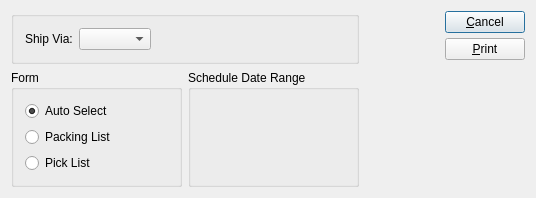
<?xml version="1.0" encoding="UTF-8"?>
<ui version="4.0">
 <comment>This file is part of the xTuple ERP: PostBooks Edition, a free and
open source Enterprise Resource Planning software suite,
Copyright (c) 1999-2011 by OpenMFG LLC, d/b/a xTuple.
It is licensed to you under the Common Public Attribution License
version 1.0, the full text of which (including xTuple-specific Exhibits)
is available at www.xtuple.com/CPAL.  By using this software, you agree
to be bound by its terms.</comment>
 <class>printPackingListBatchByShipvia</class>
 <widget class="QDialog" name="printPackingListBatchByShipvia">
  <property name="geometry">
   <rect>
    <x>0</x>
    <y>0</y>
    <width>536</width>
    <height>187</height>
   </rect>
  </property>
  <property name="windowTitle">
   <string>Print Packing List Batch by Ship Via</string>
  </property>
  <layout class="QGridLayout" name="gridLayout_5">
   <item row="0" column="0">
    <layout class="QGridLayout" name="gridLayout_4">
     <item row="0" column="0" colspan="2">
      <widget class="QGroupBox" name="_shipviaGroup">
       <property name="title">
        <string/>
       </property>
       <layout class="QGridLayout" name="gridLayout">
        <item row="0" column="0">
         <widget class="QLabel" name="_shipviaLit">
          <property name="text">
           <string>Ship Via:</string>
          </property>
         </widget>
        </item>
        <item row="0" column="1">
         <widget class="XComboBox" name="_shipvia"/>
        </item>
        <item row="0" column="2">
         <spacer name="spacer1">
          <property name="orientation">
           <enum>Qt::Horizontal</enum>
          </property>
          <property name="sizeType">
           <enum>QSizePolicy::MinimumExpanding</enum>
          </property>
          <property name="sizeHint" stdset="0">
           <size>
            <width>194</width>
            <height>18</height>
           </size>
          </property>
         </spacer>
        </item>
       </layout>
      </widget>
     </item>
     <item row="0" column="3" rowspan="2">
      <layout class="QVBoxLayout">
       <property name="spacing">
        <number>0</number>
       </property>
       <item>
        <layout class="QVBoxLayout">
         <property name="spacing">
          <number>5</number>
         </property>
         <item>
          <widget class="QPushButton" name="_cancel">
           <property name="text">
            <string>&amp;Cancel</string>
           </property>
          </widget>
         </item>
         <item>
          <widget class="QPushButton" name="_print">
           <property name="text">
            <string>&amp;Print</string>
           </property>
          </widget>
         </item>
        </layout>
       </item>
       <item>
        <spacer name="spacer3">
         <property name="orientation">
          <enum>Qt::Vertical</enum>
         </property>
         <property name="sizeType">
          <enum>QSizePolicy::Expanding</enum>
         </property>
         <property name="sizeHint" stdset="0">
          <size>
           <width>20</width>
           <height>40</height>
          </size>
         </property>
        </spacer>
       </item>
      </layout>
     </item>
     <item row="1" column="0">
      <widget class="QGroupBox" name="_formGroup">
       <property name="title">
        <string>Form</string>
       </property>
       <layout class="QGridLayout" name="gridLayout_2">
        <item row="0" column="0">
         <layout class="QVBoxLayout" name="verticalLayout">
          <item>
           <widget class="QRadioButton" name="_auto">
            <property name="text">
             <string>Auto Select</string>
            </property>
            <property name="checked">
             <bool>true</bool>
            </property>
           </widget>
          </item>
          <item>
           <widget class="QRadioButton" name="_pack">
            <property name="text">
             <string>Packing List</string>
            </property>
           </widget>
          </item>
          <item>
           <widget class="QRadioButton" name="_pick">
            <property name="text">
             <string>Pick List</string>
            </property>
            <property name="checked">
             <bool>false</bool>
            </property>
           </widget>
          </item>
         </layout>
        </item>
       </layout>
      </widget>
     </item>
     <item row="1" column="1">
      <widget class="QGroupBox" name="_dateGroup">
       <property name="title">
        <string>Schedule Date Range</string>
       </property>
       <layout class="QGridLayout" name="gridLayout_3">
        <item row="0" column="0">
         <widget class="DateCluster" name="_dates">
          <property name="focusPolicy">
           <enum>Qt::StrongFocus</enum>
          </property>
         </widget>
        </item>
       </layout>
      </widget>
     </item>
     <item row="1" column="2">
      <spacer name="horizontalSpacer">
       <property name="orientation">
        <enum>Qt::Horizontal</enum>
       </property>
       <property name="sizeHint" stdset="0">
        <size>
         <width>18</width>
         <height>20</height>
        </size>
       </property>
      </spacer>
     </item>
    </layout>
   </item>
  </layout>
 </widget>
 <layoutdefault spacing="6" margin="11"/>
 <pixmapfunction>qPixmapFromMimeSource</pixmapfunction>
 <customwidgets>
  <customwidget>
   <class>DateCluster</class>
   <extends>QWidget</extends>
   <header>datecluster.h</header>
  </customwidget>
  <customwidget>
   <class>XComboBox</class>
   <extends>QComboBox</extends>
   <header>xcombobox.h</header>
  </customwidget>
 </customwidgets>
 <tabstops>
  <tabstop>_shipvia</tabstop>
  <tabstop>_auto</tabstop>
  <tabstop>_pack</tabstop>
  <tabstop>_pick</tabstop>
  <tabstop>_dates</tabstop>
  <tabstop>_print</tabstop>
  <tabstop>_cancel</tabstop>
 </tabstops>
 <resources/>
 <connections>
  <connection>
   <sender>_cancel</sender>
   <signal>clicked()</signal>
   <receiver>printPackingListBatchByShipvia</receiver>
   <slot>close()</slot>
   <hints>
    <hint type="sourcelabel">
     <x>20</x>
     <y>20</y>
    </hint>
    <hint type="destinationlabel">
     <x>20</x>
     <y>20</y>
    </hint>
   </hints>
  </connection>
 </connections>
</ui>
